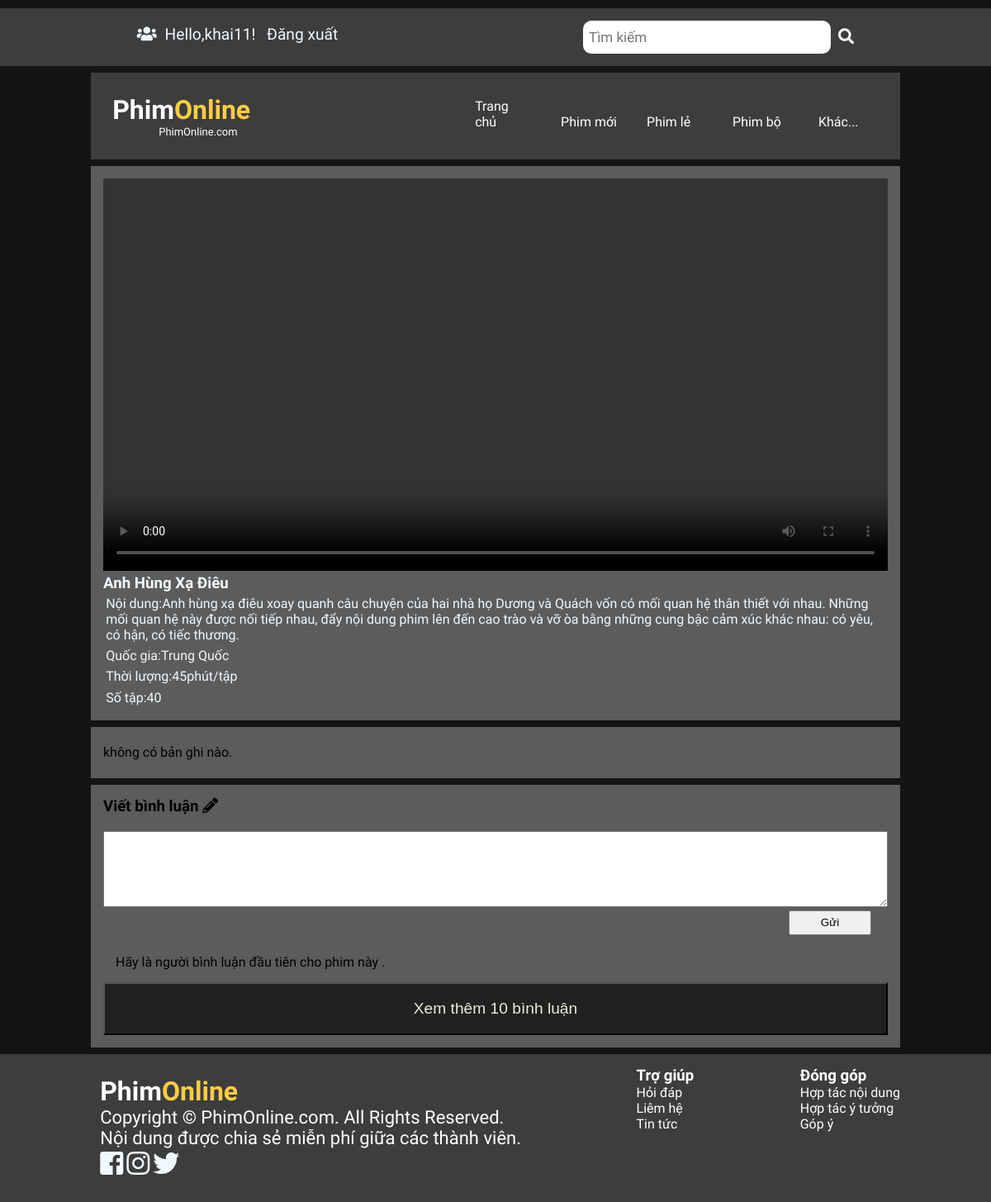
The page /Sources/php/templates/phimviet2.php?id=12&tap=1 (signed in) on the database as committed earlier.
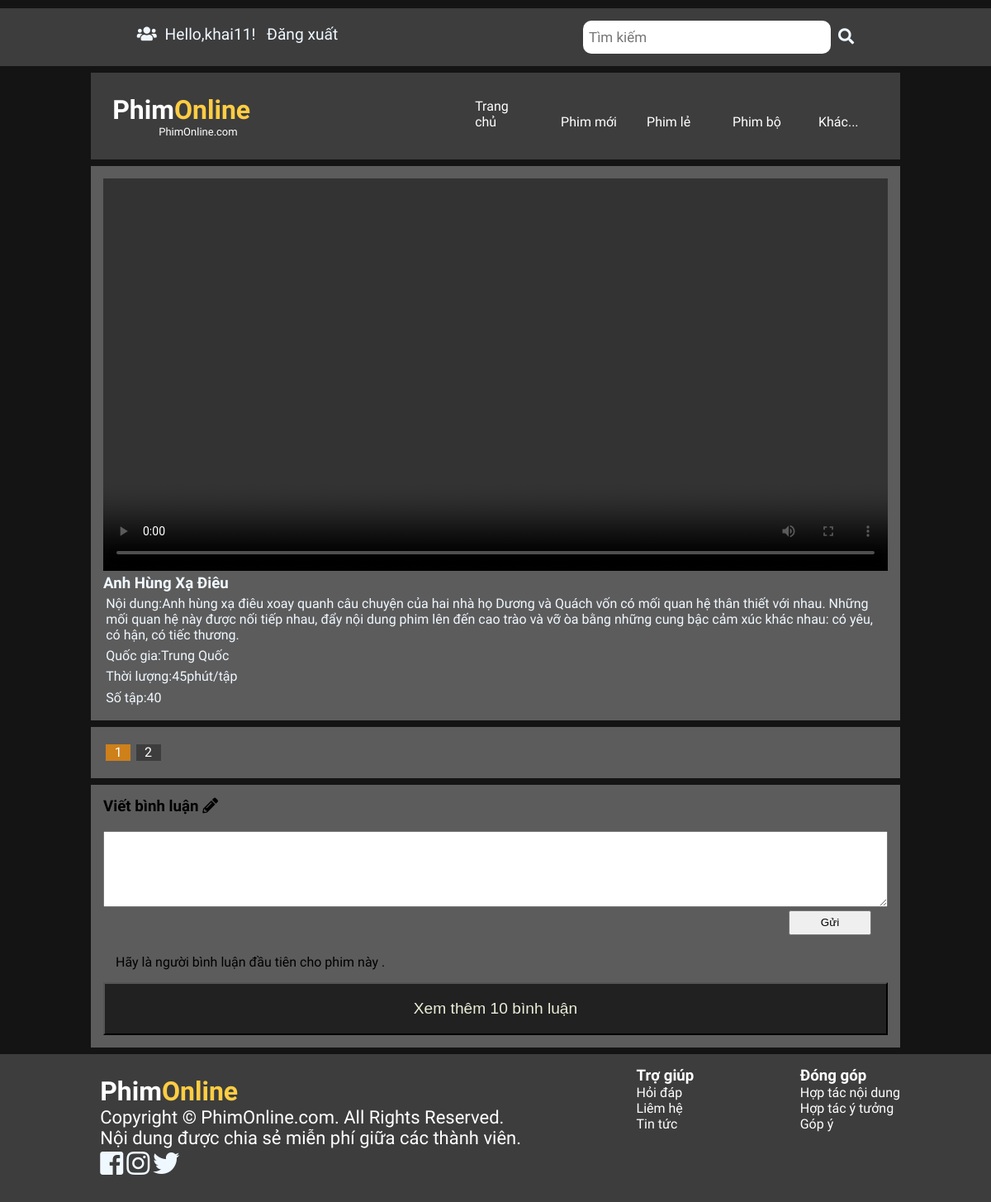
The same page on the database as committed later.
### tables this page shows
CREATE TABLE `movie` (
  `movieID` int(10) UNSIGNED NOT NULL,
  `movieName` varchar(50) NOT NULL,
  `movieNation` varchar(20) NOT NULL,
  `movieYear` year(4) NOT NULL,
  `movieTime` varchar(50) NOT NULL,
  `movieNumber` int(5) NOT NULL,
  `groupID` int(10) UNSIGNED NOT NULL,
  `image` varchar(1000) NOT NULL,
  `movieContent` text NOT NULL,
  `view` int(20) NOT NULL DEFAULT '0'
);

CREATE TABLE `link` (
  `linkID` int(10) UNSIGNED NOT NULL,
  `linkDayUp` datetime NOT NULL DEFAULT CURRENT_TIMESTAMP,
  `number` int(10) NOT NULL,
  `movieID` int(10) UNSIGNED NOT NULL,
  `Link` text NOT NULL
);

### Sources/php/templates/main.php (the view, shortened to what this page needs)
<div class="row">
        <div class="captionmain col-12 col-tab-12">
            <?php
                $id=$_GET['id'];
                $tap = $_GET['tap'];
                require '../library/view.php';
                $truyvanlink="SELECT `Link` FROM `link` WHERE `number`=$tap and movieID = $id ";
                $src=mysqli_query($conn,$truyvanlink);
                $rows=mysqli_fetch_assoc($src);
                echo'<video  width="100%" height="auto" src="'.$rows['Link'].'" controls autoplay></video>';
            ?>
            <div class="conten">
            <?PHP
                $xemphim = "SELECT `movieID`, `movieName`, `movieNation`, `movieYear`, `movieTime`, `movieNumber`, `groupID`, `image`, `movieContent` FROM `movie` WHERE movieID='$id'";
                $KETQUAXEM = mysqli_query($conn,$xemphim);
                if(mysqli_num_rows($KETQUAXEM)>0) {
                    while($rows= mysqli_fetch_assoc($KETQUAXEM)){
                        echo '<h3 id="filmname">
                                    '.$rows["movieName"].'
                                </h3>
                                <div id="fimlconten">
                                    <p>Nội dung:'.$rows["movieContent"].'</p>
                                </div>
                                <div id="information">
                                    <p>Quốc gia:<span id="nation">'.$rows["movieNation"].'</span></p>
                                    <p>Thời lượng:<span id="time">'.$rows["movieTime"].'</span>phút/tập</p>
                                    <p>Số tập:<span id="sotap">'.$rows["movieNumber"].'</span></p>
                                </div>';
                    }
                }else{
                    echo 'không có bản ghi nào!';
                }
            ?>
            </div>
        </div>
        <div class="contenmain col-12 col-tab12">
            <ul>
                <?php
                    $tapphim="SELECT `linkID`, `linkDayUp`, `number`, `movieID`, `Link` FROM `link` WHERE movieID='$id' ORDER BY `number`";
                    $ketquatap=mysqli_query($conn,$tapphim);
                    $tap = $_GET['tap'];
                    if(mysqli_num_rows($ketquatap)>0){
                        for($i=0;$i<$rows2=mysqli_fetch_assoc($ketquatap);$i++){
                            if($i==$tap-1){
                                echo'<li><a href="phimviet2.php?id='.$id.'&tap='.$rows2['number'].'" class="chontap">'.$rows2['number'].'</a></li>';
                            }else{
                                echo'<li><a href="phimviet2.php?id='.$id.'&tap='.$rows2['number'].'">'.$rows2['number'].'</a></li>';
                            }
                        }
                    } else{
                        echo"không có bản ghi nào.";
                    }
                ?>
            </ul>
        </div>

Rows that differ between the two databases and show on the page:
added link: number "1"
added link: number "2"
Other text that changed with them:
text no longer shown: "không có bản ghi nào."
